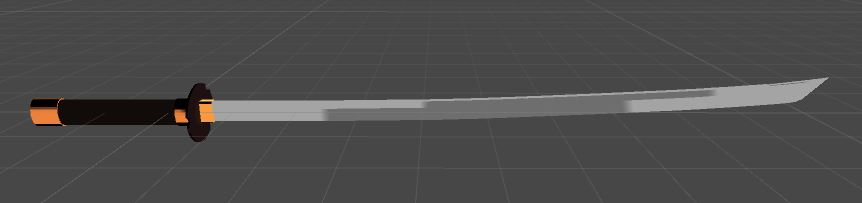
#> input picture python/saber.JPG, 862 x 203 px, found by its file name
$ jupyter execute --allow-errors second.ipynb   (shell and % lines are left out)
#> lines starting #> are read from the running program, lines starting #| are printed output that depends on the picture; after the words box and inside, x2 and y2 are one past the last pixel; in counts of white or black regions, pixels touching at a corner belong together
### Basic Operations on Image

#### Accessing and Modifying pixel values

[cell 1]
import numpy as np
import cv2 as cv

[cell 2]
img = cv.imread("saber.jpg")
#> img is the input picture: shape (203, 862, 3); mean B, G, R 75.2, 75.6, 76.2
assert img is not None, "file could not be read, check with os.path.exists()"

px = img[100, 100]
#> px = [9, 12, 17]

# accessing only blue pixel
blue = img[100, 100, 0]
#> blue = 9

img[100,100] = [255,255,255]
#> img: shape (203, 862, 3); under 0.01% of pixels changed, all inside (x1, y1, x2, y2) = (100, 100, 101, 101)

[cell 3]
img.itemset((10,10,2), 100)
#> img: shape (203, 862, 3); mean B, G, R 75.2, 75.6, 76.2

[cell 4]
img.shape
#> Out = (203, 862, 3)

[cell 5]
ball = img[140:200, 400:460]
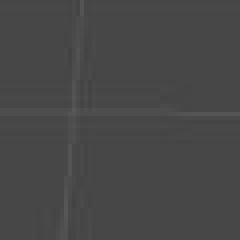
#> ball: shape (60, 60, 3) (shown 4 times larger); min 66, max 89, mean 71.5

[cell 6]
img[70:130, 300:360] = ball
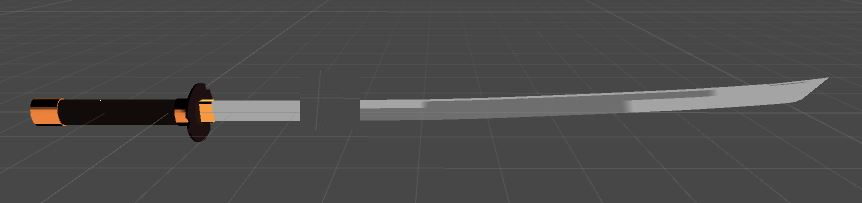
#> img: shape (203, 862, 3); mean B, G, R 74.6, 75, 75.7

[cell 7]
cv.imshow("image",img)
if cv.waitKey(0) == 27 :
#> (key Esc is pressed here)
    cv.destroyAllWindows()

#### Splitting and Merging Image Channels

[cell 8]
b,g,r = cv.split(img)
img = cv.merge((b,g,r))

[cell 9]
b = img[:,:,0]

#### Making Borders for images (Padding)

BORDER_CONSTANT
- Adds a constant colored border

BORDER_REFLECT
- Border will be mirror reflection of the border elements
- like fedcba|abcdefgh|hgfedcb

BORDER_REFLECT_101 or BORDER_DEFAULT
- Same as above, but with a slight change
- like gfedcb|abcdefgh|gfedcba

BORDER_REPLICATE
- Last element is replicated throughout
- like aaaaaa|abcdefgh|hhhhhh

BORDER_WRAP
- str\[-1:] | str | str\[0:]
- it will look like cdefgh|abcdefgh|abcdefg

[cell 10]
import cv2 as cv
import numpy as np
import matplotlib.pyplot as plt

[cell 11]
BLUE = [255,0,0]

img1 = cv.imread("saber.jpg")
assert img1 is not None, "file could not be read, check with os.path.exists()"

replicate = cv.copyMakeBorder(img1,10,10,10,10,cv.BORDER_REPLICATE)
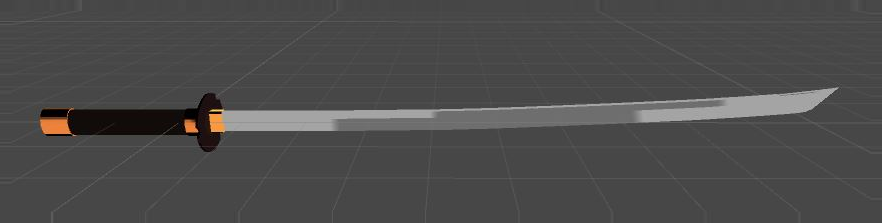
#> replicate: shape (223, 882, 3); mean B, G, R 74.7, 75.1, 75.7
reflect = cv.copyMakeBorder(img1,10,10,10,10,cv.BORDER_REFLECT)
reflect101 = cv.copyMakeBorder(img1,10,10,10,10,cv.BORDER_REFLECT_101)
wrap = cv.copyMakeBorder(img1,10,10,10,10,cv.BORDER_WRAP)
constant = cv.copyMakeBorder(img1,10,10,10,10,cv.BORDER_CONSTANT,value=BLUE)
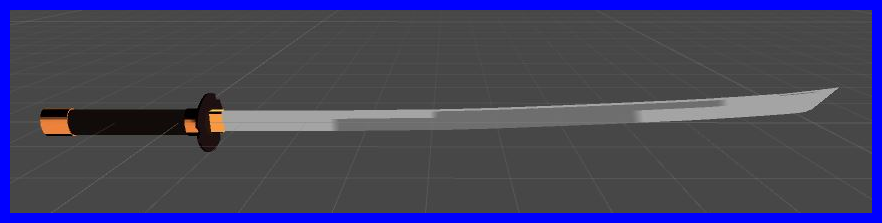
#> constant: shape (223, 882, 3); mean B, G, R 95, 67.2, 67.8

plt.figure(figsize=(30,6))

plt.subplot(231),plt.imshow(img1,'gray'),plt.title("ORIGINAL")
plt.subplot(232),plt.imshow(replicate,'gray'),plt.title("REPLICATE")
plt.subplot(233),plt.imshow(reflect,'gray'),plt.title("REFLECT")
plt.subplot(234),plt.imshow(reflect101,'gray'),plt.title("REFLECT_101")
plt.subplot(235),plt.imshow(wrap,'gray'),plt.title("WRAP")
plt.subplot(236),plt.imshow(constant,'gray'),plt.title("CONSTANT")

plt.show()
#> figure, not shown here; B, G, R data is drawn as R, G, B

### Arithmetic Operations on Images

You can add two images with the OpenCV function,

$$cv.add()$$
$$or$$
$$res = img1+img2$$

Both images should be of same depth and type

[cell 12]
x = np.uint8([250])
y = np.uint8([10])

print(cv.add(x,y)) # 250+10 = 260 => 255
print("---------")
print(x+y) #250+10 = 260 % 256 = 4

#### Image Blending

$$g(x) = (1-\alpha)f_{0}(x)) + \alpha f_1(x)$$

By varying $\alpha$ from 0 -> 1, you can perform cool transition between one image to another

$$ dst = \alpha \cdotp img1 + \beta \cdotp img2 + \gamma$$

Here $\gamma$ is taken as zero

[cell 13]
# 한글 파일명 안읽어지므로 주의

[cell 14]
img1 = cv.imread('saber.jpg')
img2 = cv.imread('loaImage.png')
#> (the rest of this cell did not finish here and is left out)

[cell 15]
img1 = cv.imread('saber.jpg')
img2 = cv.imread('loaImage.png')
assert img1 is not None, "file could not be read, check with os.path.exists()"
#> (the rest of this cell did not finish here and is left out)

#### Bitwise Operations

This includes the bitwise AND, OR, NOT, and XOR operations.

They will be highly useful while extracting any part of the image, defining and working with non-rectangular ROI's, and etc.

[cell 16]
# Load two images
img1 = cv.imread('saber.jpg')
img2 = cv.imread('loaImage.png')
assert img1 is not None, "file could not be read, check with os.path.exists()"
#> (the rest of this cell did not finish here and is left out)

[cell 17]
# Load two images
img1 = cv.imread('saber.jpg')
img2 = cv.imread('loaImage.png')
assert img1 is not None, "file could not be read, check with os.path.exists()"
#> (the rest of this cell did not finish here and is left out)

### Performance Measurement and Improvement Techniques

#### Measuring Performance with OpenCV

[cell 18]
e1 = cv.getTickCount()
# your code execution
e2 = cv.getTickCount()
time = (e2 - e1) / cv.getTickFrequency()

[cell 19]
img1 = cv.imread("saber.jpg")
assert img1 is not None, "file could not be read, check with os.path.exists()"

e1 = cv.getTickCount()
for i in range(5,49,2):
    img1 = cv.medianBlur(img1,i)
e2 = cv.getTickCount()
t = (e2 - e1)/cv.getTickFrequency()
print(t)
plt.imshow(img1)

#### Default Optimization in OpenCV

[cell 20]
# check if optimization is enabled
cv.useOptimized()

[cell 21]
res = cv.medianBlur(img,49)
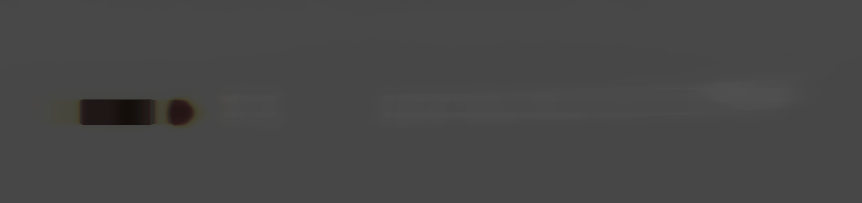
#> res: shape (203, 862, 3); mean B, G, R 70.7, 70.9, 71

[cell 22]
cv.setUseOptimized(False)

[cell 23]
cv.useOptimized()

[cell 24]
res = cv.medianBlur(img, 49)

[cell 25]
cv.setUseOptimized(True)

#### Measuring Performance in IPython

[cell 26]
x = 5

[cell 27]
y=x**2

[cell 28]
y=x*x

[cell 29]
z = np.uint8([5])

[cell 30]
y=z*z

[cell 31]
y=np.square(z)

[cell 32]
y=z**2

[cell 33]
img = cv.cvtColor(img,cv.COLOR_BGR2GRAY)
#> img: shape (203, 862)

[cell 34]
z = cv.countNonZero(img)
#> z = 174947
